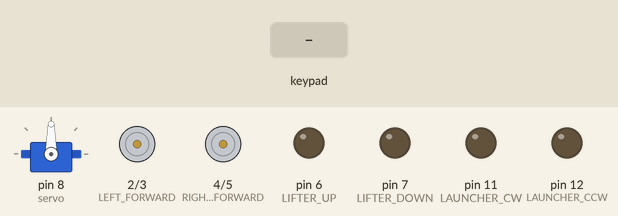
Recording of a sketch running on a simulated Arduino Mega 2560, built with avr-gcc and run on an emulated ATmega2560. On the bench: servo, motor-driver pin pairs drawn as motors (green arrow = first pin HIGH = forward, orange = second pin HIGH = backward, longer = more drive), output pins drawn as LEDs (lit = HIGH). The inputs (shaded band) are chosen by the test bench. What the sketch prints to the serial monitor is not drawn.

Above: at 1.2 s.
1.3 s: key 'S' pressed
3.1 s: key 'U' pressed
At 4.2 s:
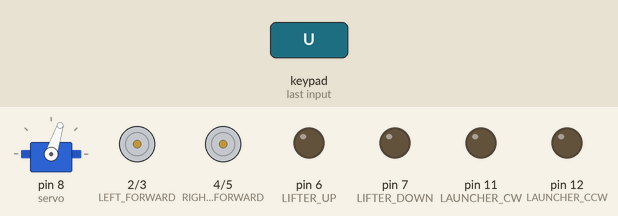
5.0 s: key 'D' pressed
At 5.2 s:
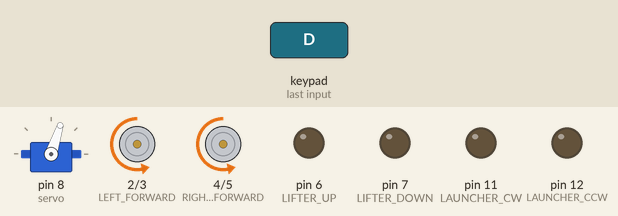
6.9 s: key 'L' pressed
At 7.1 s:
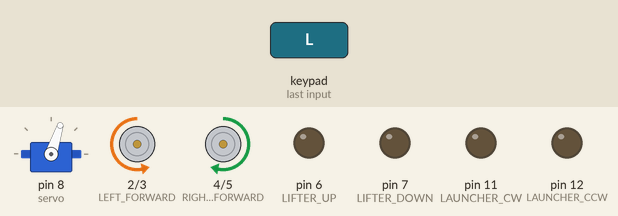
8.8 s: key 'R' pressed
At 9.0 s:
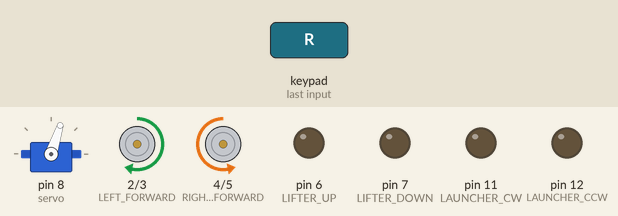
10.7 s: key 'S' pressed
At 12.2 s:
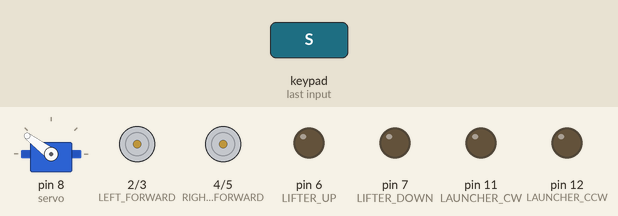
Timing chart, 0 to 13.5 s (numbered marks = the images above; inputs shaded):
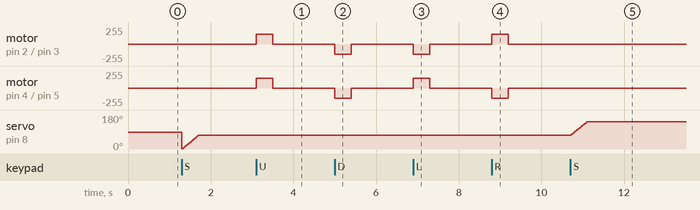

Measured:
- after the input at 3.1 s, motor on pin 2 (LEFT_FORWARD) / pin 3 (LEFT_BACKWARD), motor on pin 4 (RIGHT_FORWARD) / pin 5 (RIGHT_BACKWARD): stopped → forward 150/255 at once, → stopped 0.40 s later
- after the input at 5.0 s, motor on pin 2 (LEFT_FORWARD) / pin 3 (LEFT_BACKWARD), motor on pin 4 (RIGHT_FORWARD) / pin 5 (RIGHT_BACKWARD): stopped → backward 150/255 at once, → stopped 0.40 s later
- after the input at 6.9 s, motor on pin 2 (LEFT_FORWARD) / pin 3 (LEFT_BACKWARD): stopped → backward 150/255 at once, → stopped 0.40 s later; motor on pin 4 (RIGHT_FORWARD) / pin 5 (RIGHT_BACKWARD): stopped → forward 150/255 at once, → stopped 0.40 s later
- after the input at 8.8 s, motor on pin 2 (LEFT_FORWARD) / pin 3 (LEFT_BACKWARD): stopped → forward 150/255 at once, → stopped 0.40 s later; motor on pin 4 (RIGHT_FORWARD) / pin 5 (RIGHT_BACKWARD): stopped → backward 150/255 at once, → stopped 0.40 s later
- after the input at 10.7 s, servo on pin 8 (servo): moves from 72° to 143° over 0.39 s, starting at once

The sketch:

MR.ino
```cpp
  /*
 * Arduino UNO
 * 13 SCK
 * 12 MISO
 * 11 MOSI
 * 10 SS
 *
 * Arduino Mega
 * 50 MISO
 * 51 MOSI
 * 52 SCK
 * 53 SS
 */
#include <PS2X_lib.h>
#include <Servo.h>

#define LEFT_FORWARD 2
#define LEFT_BACKWARD 3
#define RIGHT_FORWARD 4
#define RIGHT_BACKWARD 5

#define LIFTER_UP 6
#define LIFTER_DOWN 7

#define SERVO 8

#define FAN_SUCK 6
#define FAN_BLOW 7

#define LAUNCHER_CW 11
#define LAUNCHER_CCW 12

#define DEFAULT_SPEED 150
#define FAST_SPEED 255
#define SLOW_SPEED 100

#define PS2_DAT        52 //  13  //14
#define PS2_CMD        51 //  11  //15
#define PS2_SEL        53 //  10  //16
#define PS2_CLK        50 //  12  //17

#define pressures   false
#define rumble      false

PS2X ps2x;
Servo servo;

int error = 0;
byte type = 0;
byte vibrate = 0;

uint8_t position = 0;

void forward(byte speed) {
  analogWrite(LEFT_FORWARD, speed);
  analogWrite(LEFT_BACKWARD, 0);
  analogWrite(RIGHT_FORWARD, speed);
  analogWrite(RIGHT_BACKWARD, 0);
}

void backward(byte speed) {
  analogWrite(LEFT_FORWARD, 0);
  analogWrite(LEFT_BACKWARD, speed);
  analogWrite(RIGHT_FORWARD, 0);
  analogWrite(RIGHT_BACKWARD, speed);
}

void rotateLeft(byte speed) {
  analogWrite(LEFT_FORWARD, 0);
  analogWrite(LEFT_BACKWARD, speed);
  analogWrite(RIGHT_FORWARD, speed);
  analogWrite(RIGHT_BACKWARD, 0);
}

void rotateRight(byte speed) {
  analogWrite(LEFT_FORWARD, speed);
  analogWrite(LEFT_BACKWARD, 0);
  analogWrite(RIGHT_FORWARD, 0);
  analogWrite(RIGHT_BACKWARD, speed);
}

void liftUp() {
  analogWrite(LIFTER_UP, 100);
  analogWrite(LIFTER_DOWN, 0);
}

void putDown() {
  analogWrite(LIFTER_UP, 0);
  analogWrite(LIFTER_DOWN, 100);
}

void suck() {
  analogWrite(FAN_SUCK, 255);
  analogWrite(FAN_BLOW, 0);
}

void release() {
  analogWrite(FAN_SUCK, 0);
  analogWrite(FAN_BLOW, 255);
}


void shoot() {
  analogWrite(LAUNCHER_CW, 0);
  analogWrite(LAUNCHER_CCW, 255);
}

void stand() {
  analogWrite(LEFT_FORWARD, 0);
  analogWrite(LEFT_BACKWARD, 0);
  analogWrite(RIGHT_FORWARD, 0);
  analogWrite(RIGHT_BACKWARD, 0);
  analogWrite(LIFTER_UP, 0);
  analogWrite(LIFTER_DOWN, 0);
  analogWrite(FAN_SUCK, 0);
  analogWrite(FAN_BLOW, 0);
}

void setup(){
  pinMode(LEFT_FORWARD, OUTPUT);
  pinMode(LEFT_BACKWARD, OUTPUT);
  pinMode(RIGHT_FORWARD, OUTPUT);
  pinMode(RIGHT_BACKWARD, OUTPUT);
  pinMode(LIFTER_UP, OUTPUT);
  pinMode(LIFTER_DOWN, OUTPUT);
  pinMode(FAN_SUCK, OUTPUT);
  pinMode(FAN_BLOW, OUTPUT);
  pinMode(LAUNCHER_CW, OUTPUT);
  pinMode(LAUNCHER_CCW, OUTPUT);

  servo.attach(8);

  Serial.begin(112500);
  error = ps2x.config_gamepad(PS2_CLK, PS2_CMD, PS2_SEL, PS2_DAT, pressures, rumble);

  if(error == 0)
    Serial.print("OK!");
  else if(error == 1)
    Serial.println("No controller found!");
  else if(error == 2)
    Serial.println("Controller found but not accepting commands!");
  else if(error == 3)
    Serial.println("Controller refusing to enter Pressures mode!");

  type = ps2x.readType();
  switch(type) {
    case 0:
      Serial.print("Unknown Controller");
      break;
    case 1:
      Serial.print("DualShock Controller");
      break;
    case 2:
      Serial.print("GuitarHero Controller");
      break;
	case 3:
      Serial.print("Wireless Sony DualShock Controller");
      break;
   }
}

void loop() {
  if(error == 1)
    return;
  ps2x.read_gamepad(false, vibrate);

  if(ps2x.Button(PSB_PAD_UP)) {
    if(ps2x.Button(PSB_L1)) {
      forward(FAST_SPEED);
      Serial.println("Fast forward");
    }
    else if(ps2x.Button(PSB_L2)) {
      forward(SLOW_SPEED);
      Serial.println("Slow forward");
    }
    else {
      forward(DEFAULT_SPEED);
      Serial.println("Forward");
    }
  }

  else if(ps2x.Button(PSB_PAD_DOWN)) {
    if(ps2x.Button(PSB_L1)) {
      backward(FAST_SPEED);
      Serial.println("Fast backward");
    }
    else if(ps2x.Button(PSB_L2)) {
      backward(SLOW_SPEED);
      Serial.println("Slow backward");
    }
    else {
      backward(DEFAULT_SPEED);
      Serial.println("Backward");
    }
  }

  else if(ps2x.Button(PSB_PAD_LEFT)) {
    if(ps2x.Button(PSB_L1)) {
      rotateLeft(FAST_SPEED);
      Serial.println("Fast rotate left");
    }
    else if(ps2x.Button(PSB_L2)) {
      rotateLeft(SLOW_SPEED);
      Serial.println("Slow rotate left");
    }
    else {
      rotateLeft(DEFAULT_SPEED);
      Serial.println("Rotate left");
    }
  }

  else if(ps2x.Button(PSB_PAD_RIGHT)) {
    if(ps2x.Button(PSB_L1)) {
      rotateRight(FAST_SPEED);
      Serial.println("Fast rotate right");
    }
    else if(ps2x.Button(PSB_L2)) {
      rotateRight(SLOW_SPEED);
      Serial.println("Slow rotate right");
    }
    else {
      rotateRight(DEFAULT_SPEED);
      Serial.println("Rotate right");
    }
  }

  else if(ps2x.Button(PSB_R1)) {
    liftUp();
    Serial.println("Lift up");
  }

  else if(ps2x.Button(PSB_R2)) {
    putDown();
    Serial.println("Put down");
  }

  else if(ps2x.Button(PSB_TRIANGLE)) {
    Serial.println("Shoot");
  }

  else if(ps2x.Button(PSB_CROSS)) {
    Serial.println("Shoot");
  }

  else if(ps2x.Button(PSB_SQUARE)) {
    position++;
    if(position > 180)
      position = 180;
    servo.write(position);
    Serial.print("Hand up ");
    Serial.println(position);
    delay(5);
  }

  else if(ps2x.Button(PSB_CIRCLE)) {
    position--;
    if(position < 1)
      position = 1;
    servo.write(position);
    Serial.print("Hand down ");
    Serial.println(position);
    delay(5);
  }

  else {
    stand();
    Serial.println("Stand");
  }
//  delay(10);
}
```
